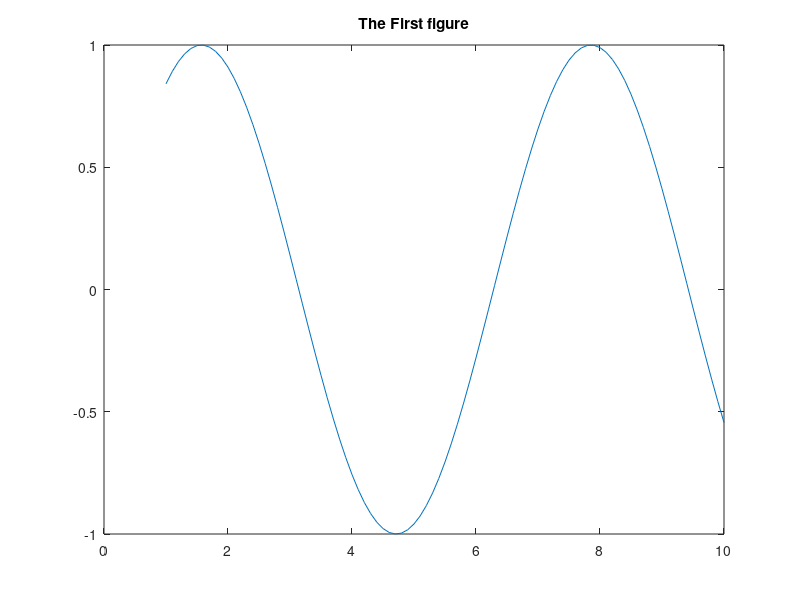
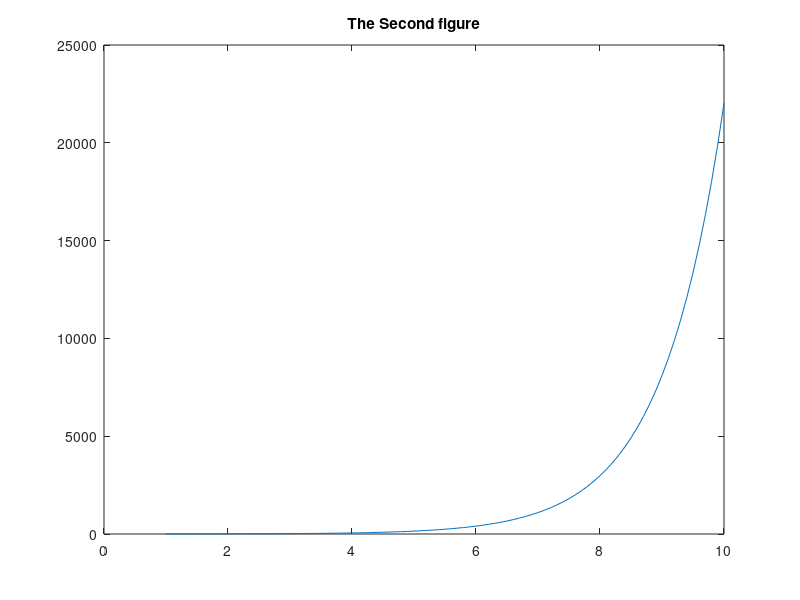

Here is the MATLAB script that generated these plots, in order:
a=1
b=2
c=a+b
        
% Practice figures:        
x=1:0.1:10;
figure; plot (x, sin(x)); title ('The First figure');
figure; plot (x, exp(x)); title ('The Second figure');
        
      